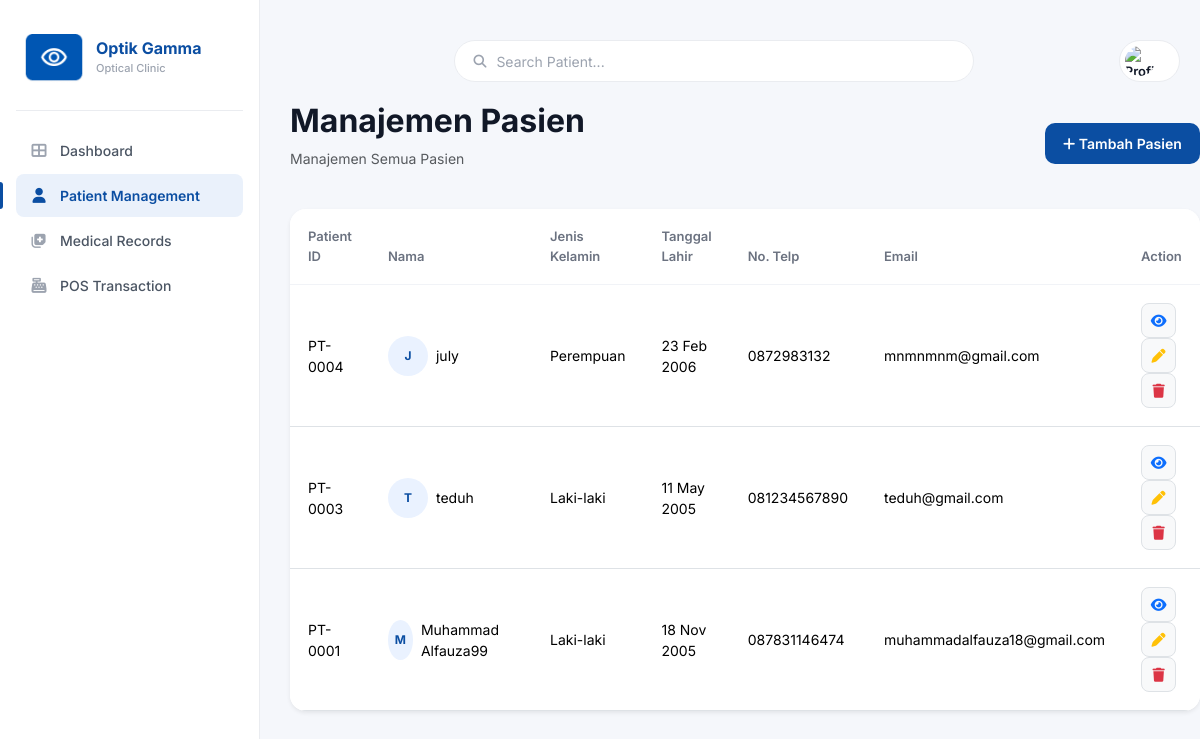
The app's page /patient/index.php with its own data.
### tables this page shows
CREATE TABLE `patients` (
  `id` int(11) NOT NULL,
  `kode_pasien` varchar(20) NOT NULL,
  `nama` varchar(100) NOT NULL,
  `jenis_kelamin` enum('Laki-laki','Perempuan') NOT NULL,
  `tanggal_lahir` date NOT NULL,
  `no_hp` varchar(20) DEFAULT NULL,
  `email` varchar(100) DEFAULT NULL,
  `alamat` text DEFAULT NULL,
  `created_at` timestamp NOT NULL DEFAULT current_timestamp(),
  `last_visit` datetime DEFAULT current_timestamp()
);

### patient/index.php (the view, shortened to what this page needs)
<?php
include "../config/database.php";
$foto = "../assets/img/default.png";
$query = mysqli_query($conn, "SELECT * FROM patients ORDER BY id DESC");
?>
<!DOCTYPE html>
<html lang="id">
<head>
    <link href="https://cdn.jsdelivr.net/npm/bootstrap@5.3.3/dist/css/bootstrap.min.css" rel="stylesheet">
    <link rel="stylesheet" href="https://cdnjs.cloudflare.com/ajax/libs/font-awesome/6.6.0/css/all.min.css">
    <link rel="stylesheet" href="../assets/css/dashboard.css">
    <link rel="stylesheet" href="../assets/css/patient.css">
</head>
<body>
    <div class="app-shell">
        <aside class="sidebar">
            <div class="brand">
                <div class="brand-logo">
                    <img src="../assets/img/logo.png">
                </div>
                <div class="brand-text">
                    <div class="brand-name">
                        Optik Gamma
                    </div>
                    <div class="brand-sub">
                        Optical Clinic
                    </div>
                </div>
            </div>
            <nav class="side-nav">
                <a href="../dashboard.php" class="nav-item">
                    <i class="fa-solid fa-table-cells-large"></i>
                    Dashboard
                </a>
                <a href="index.php" class="nav-item active">
                    <i class="fa-solid fa-user"></i>
                    Patient Management
                </a>
                <a href="../medical/index.php" class="nav-item">
                    <i class="fa-solid fa-notes-medical"></i>
                    Medical Records
                </a>
                <a href="../transaction/index.php" class="nav-item">
                    <i class="fa-solid fa-cash-register"></i>
                    POS Transaction
                </a>
            </nav>
        </aside>
        <main class="main">
            <header class="topbar">
                <div class="search-box">
                    <i class="fa-solid fa-search"></i>
                    <input type="text" id="searchPatient" placeholder="Search Patient...">
                </div>
                <div class="top-actions">
                    <div class="admin-chip">
                        <img src="<?= $foto; ?>" alt="Profile">
                    </div>
                </div>
            </header>
            <div class="d-flex justify-content-between align-items-center mb-4">
                <div>
                    <h2 class="fw-bold">
                        Manajemen Pasien
                    </h2>
                    <p class="text-muted">
                        Manajemen Semua Pasien
                    </p>
                </div>
                <a href="add.php" class="btn btn-primary">
                    <i class="fa-solid fa-plus"></i>
                    Tambah Pasien
                </a>
            </div>
            <div class="card shadow-sm border-0">
                <div class="card-body p-0">
                    <table class="table align-middle mb-0">
                        <thead>
                            <tr>
                                <th>Patient ID</th>
                                <th>Nama</th>
                                <th>Jenis Kelamin</th>
                                <th>Tanggal Lahir</th>
                                <th>No. Telp</th>
                                <th>Email</th>
                                <th>Action</th>
                            </tr>
                        </thead>
                        <tbody>
                            <?php
                            if (mysqli_num_rows($query) > 0) {
                                while ($row = mysqli_fetch_assoc($query)) {
                                    ?>
                                    <tr>
                                        <td>
                                            <?= htmlspecialchars($row['kode_pasien']); ?>
                                        </td>
                                        <td>
                                            <div class="d-flex align-items-center">
                                                <div class="avatar-initial me-2">
                                                    <?= strtoupper(substr($row['nama'], 0, 1)); ?>
                                                </div>
                                                <?= htmlspecialchars($row['nama']); ?>
                                            </div>
                                        </td>
                                        <td>
                                            <?= htmlspecialchars($row['jenis_kelamin']); ?>
                                        </td>
                                        <td>
                                            <?= date('d M Y', strtotime($row['tanggal_lahir'])); ?>
                                        </td>
                                        <td>
                                            <?= htmlspecialchars($row['no_hp']); ?>
                                        </td>
                                        <td>
                                            <?= htmlspecialchars($row['email']); ?>
                                        </td>
                                        <td>
                                            <a href="../medical/index.php?patient=<?= $row['id']; ?>"
                                                class="btn btn-sm btn-light border" title="Lihat Medical Record">
                                                <i class="fa-solid fa-eye text-primary"></i>
                                            </a>
                                            <a href="edit.php?id=<?= $row['id']; ?>" class="btn btn-sm btn-light border">
                                                <i class="fa-solid fa-pen text-warning"></i>
                                            </a>
                                            <a href="delete.php?id=<?= $row['id']; ?>" class="btn btn-sm btn-light border"
                                                onclick="return confirm('Hapus pasien ini?')">
                                                <i class="fa-solid fa-trash text-danger"></i>
                                            </a>
                                        </td>
                                    </tr>
                                    <?php
                                }
                            }
                            ?>
                        </tbody>
                    </table>
                </div>
            </div>
        </main>
    </div>
</body>
</html>

### assets/css/dashboard.css (style rules this page uses)
* { margin: 0; padding: 0; box-sizing: border-box; font-family: 'Inter', sans-serif; }
:root { --primary: #0B4EA2; --primary-dark: #083A7B; --primary-soft: #EAF1FB; --text: #111827; --muted: #6B7280; --muted-2: #9CA3AF; --border: #EAECF0; --bg: #F5F7FB; --card: #ffffff; --green: #22c55e; --green-soft: #DCFCE7; --green-text: #166534; --blue-soft: #DBEAFE; --blue-text: #1E40AF; --red: #ef4444; --red-soft: #FEE2E2; --red-text: #B91C1C; }
body { background: var(--bg); color: var(--text); font-size: 14px; }
.app-shell { display: grid; grid-template-columns: 260px 1fr; min-height: 100vh; }
.sidebar { background: #fff; border-right: 1px solid var(--border); padding: 22px 16px; display: flex; flex-direction: column; position: sticky; top: 0; height: 100vh; }
.brand { display: flex; align-items: center; gap: 12px; padding: 6px 8px 22px; border-bottom: 1px solid var(--border); margin-bottom: 18px; }
.brand-logo { width: 60px; height: 60px; background: transparent; border-radius: 0; }
.brand-logo img { width: 100%; height: 100%; object-fit: contain; filter: none; }
.brand-name { font-size: 16px; font-weight: 700; color: var(--primary); line-height: 1.1; }
.brand-sub { font-size: 11px; color: var(--muted-2); font-weight: 500; margin-top: 2px; }
.side-nav { display: flex; flex-direction: column; gap: 2px; flex: 1; }
.nav-item { display: flex; align-items: center; gap: 12px; padding: 11px 14px; color: #4B5563; text-decoration: none; border-radius: 8px; font-size: 14px; font-weight: 500; position: relative; transition: background .18s, color .18s; }
.nav-item i { width: 18px; text-align: center; font-size: 15px; color: #9CA3AF; }
.nav-item.active { background: var(--primary-soft); color: var(--primary); font-weight: 600; }
.nav-item.active i { color: var(--primary); }
.nav-item.active::before { content: ""; position: absolute; left: -16px; top: 8px; bottom: 8px; width: 3px; border-radius: 0 3px 3px 0; background: var(--primary); }
.main { padding: 20px 30px 40px; }
.topbar { display: flex; justify-content: flex-end; align-items: center; padding: 20px; }
.search-box { flex: 1; max-width: 520px; margin: 0 auto; position: relative; background: #fff; border: 1px solid var(--border); border-radius: 999px; padding: 0 18px; display: flex; align-items: center; height: 42px; transition: box-shadow .2s, border-color .2s; }
.search-box i { color: var(--muted-2); font-size: 13px; margin-right: 10px; }
.search-box input { border: none; outline: none; background: transparent; flex: 1; font-size: 14px; color: var(--text); }
.search-box input::placeholder { color: var(--muted-2); }
.top-actions { display: flex; align-items: center; gap: 10px; }
.admin-chip { display: flex; align-items: center; gap: 10px; background: #fff; border: 1px solid var(--border); padding: 5px 14px 5px 5px; border-radius: 999px; font-size: 13px; font-weight: 600; color: var(--text); }
.admin-chip img { width: 30px; height: 30px; border-radius: 50%; object-fit: cover; }
.avatar-initial { width: 34px; height: 34px; border-radius: 50%; background: var(--primary-soft); color: var(--primary); display: flex; align-items: center; justify-content: center; font-size: 12px; font-weight: 700; }

### assets/css/patient.css (style rules this page uses)
.card { border: none; border-radius: 16px; overflow: hidden; box-shadow: 0 5px 18px rgba(0, 0, 0, .05); }
.table { margin: 0; }
.table thead { background: #F7F9FC; }
.table thead th { border: none; padding: 18px; font-size: 13px; color: #6B7280; font-weight: 600; }
.table tbody td { padding: 18px; vertical-align: middle; border-top: 1px solid #F1F3F7; font-size: 14px; }
.table tbody tr { transition: .25s; }
.avatar-initial { width: 40px; height: 40px; border-radius: 50%; background: #EAF2FF; color: #0B4EA2; display: flex; justify-content: center; align-items: center; font-weight: 700; margin-right: 10px; }
.btn-primary { background: #0B4EA2; border: none; border-radius: 10px; padding: 10px 18px; font-size: 14px; font-weight: 600; }
.btn-sm { width: 35px; height: 35px; border-radius: 8px; display: inline-flex; justify-content: center; align-items: center; margin-right: 4px; }
.search-box { width: 350px; }
.search-box input { border: none; outline: none; width: 100%; background: transparent; }

### records on screen
patients: kode_pasien "PT-0004", nama "J", nama "july", jenis_kelamin "Perempuan", tanggal_lahir "23 Feb 2006", no_hp "0872983132", email "mnmnmnm@gmail.com"
patients: kode_pasien "PT-0003", nama "T", nama "teduh", jenis_kelamin "Laki-laki", tanggal_lahir "11 May 2005", no_hp "081234567890", email "teduh@gmail.com"
patients: kode_pasien "PT-0001", nama "M", nama "Muhammad Alfauza99", jenis_kelamin "Laki-laki", tanggal_lahir "18 Nov 2005", no_hp "087831146474", email "muhammadalfauza18@gmail.com"
